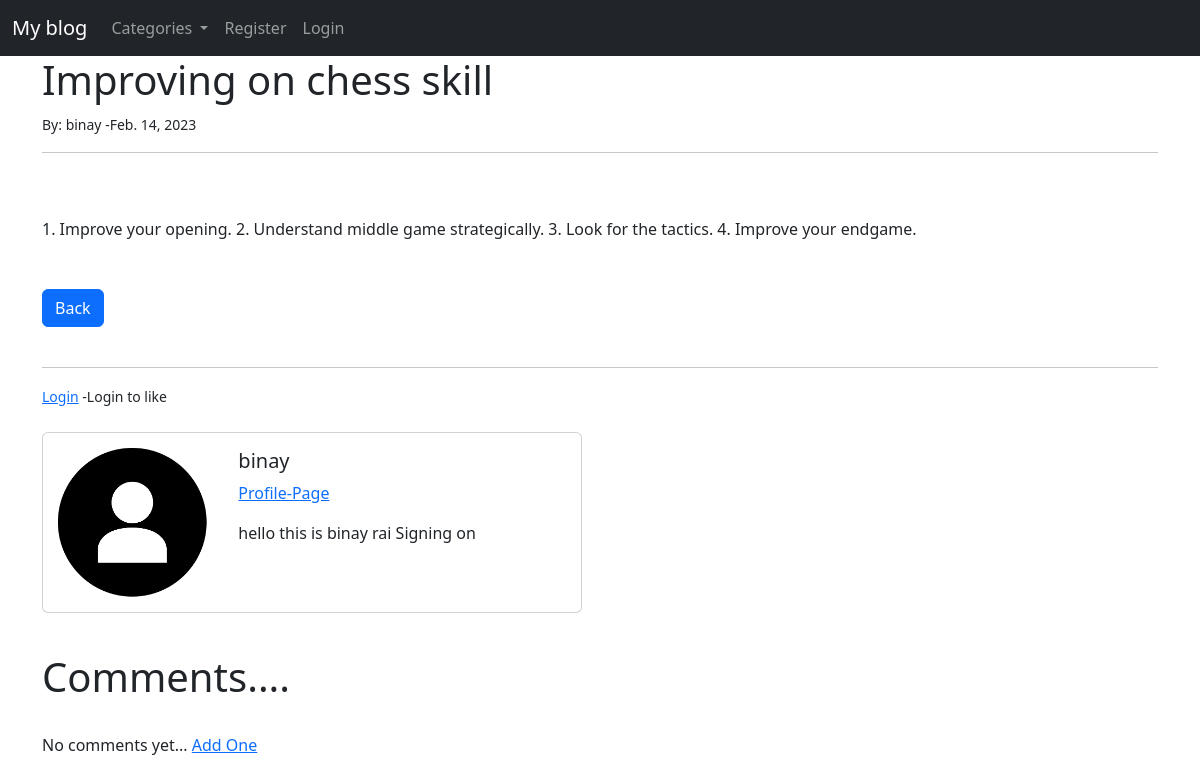
The app's page /article/1 with its own data.
### blog/models.py (models this page shows, shortened)
class Post(models.Model):
    title=models.CharField(max_length=250)
    header_image= models.ImageField(null=True,blank=True,upload_to="images/")
    title_tag=models.CharField(max_length=255)
    author=models.ForeignKey(User,on_delete =models.CASCADE)
    body=RichTextField(blank=True,null=True)
    post_date= models.DateField(auto_now_add=True)
    category = models.CharField(max_length=250,default='coding')
    snippet = models.CharField(max_length=250)
    likes=models.ManyToManyField(User,related_name='blog_posts')
    def total_likes(self):
        return self.likes.count()

class Profile(models.Model):
    user=models.OneToOneField(User,null=True,on_delete=models.CASCADE)
    bio = models.TextField()
    profile_pic= models.ImageField(null=True,blank=True,upload_to="images/profile/")
    website_url=models.CharField(max_length=250,null=True,blank=True)
    facebook_url=models.CharField(max_length=250,null=True,blank=True)
    instagram_url=models.CharField(max_length=250,null=True,blank=True)
    twitter_url=models.CharField(max_length=250,null=True,blank=True)

### blog/views.py (the view)
# urls.py: path('article/<int:pk>', ArticleDetailView.as_view(), name='article-detail'),
class ArticleDetailView(DetailView):
    model = Post
    template_name = "article_details.html"
    def get_context_data(self,*args,**kwargs):
        cat_menu= Category.objects.all()
        context= super(ArticleDetailView,self).get_context_data(*args,**kwargs)
        stuff = get_object_or_404(Post, id=self.kwargs['pk'])
        total_likes = stuff.total_likes()
        liked = False
        if stuff.likes.filter(id=self.request.user.id).exists():
            liked= True
        context["cat_menu"]= cat_menu
        context["total_likes"] = total_likes
        context["liked"]= liked
        return context

### blog/models.py (called while the page is built)
    def __str__(self):
        return self.name

### blog/templates/article_details.html (shortened to what this page needs)
{% extends 'base.html' %}
{% load static %}
{% block content %}
<h1>{{ post.title }}</h1>
<small> By:
    {{post.author}} -{{post.post_date}}
</small>
<br/>
<hr>
<br/><br/>
{{ post.body |safe }}
<br/> <br/> <br/>
<a href="{% url 'home' %}" class="btn btn-primary"> Back </a>
<br/></br>
<hr>
<form action="{% url 'like_post' post.pk %}" method="POST">
    {% if user.is_authenticated %}
    {% if liked %}
        <button type="submit" name="post_id" value="{{post.id}}" class="btn btn-danger btn-sm"> Dislike </button>
        -{{total_likes}}Likes
    {% else %}
        <button type="submit" name="post_id" value="{{post.id}}" class="btn btn-primary btn-sm"> Like </button>
        -{{total_likes}}Likes
    <br>
    {% endif %}
    {% else %}
    <small>
            <a href="{% url 'login' %}">Login</a>
           -Login to like</small>
    {% endif %}
</form>
<br/>
<div class="card mb-3" style="max-width: 540px;">
  <div class="row g-0">
    <div class="col-md-4">
{% if post.author.profile.profile_pic%}
      <img src="{{post.author.profile.profile_pic.url}}"
{% else %}
           <img src="{% static 'blog/images/Default-Profile.png'%}"
{% endif %}
 width="200" height="200" class="img-fluid rounded-start" >
    </div>
    <div class="col-md-8">
      <div class="card-body">
          <h5 class="card-title">{{post.author.first_name}}</h5>
          <p class="card-text text-muted">
              <a href="{% url 'show_profile_page' post.author.profile.id %}">Profile-Page</a>
          </p>
        <p class="card-text">{{post.author.profile.bio}}</p>
      </div>
    </div>
  </div>
</div>
<br/>
<h1>Comments....</h1><br>
    {% if not post.comments.all %}
        No comments yet...   <a href="{%url 'add_comment' post.pk %}">Add One</a>
    {% endif %}
{% endblock %}

### records on screen
Post: title "Improving on chess skill", author "binay", post_date "Feb. 14, 2023", body "1. Improve your opening. 2. Understand middle game strategically. 3. Look for the tactics. 4. Improve your endgame.", author.first_name "binay", author.profile.bio "hello this is binay rai Signing on"
